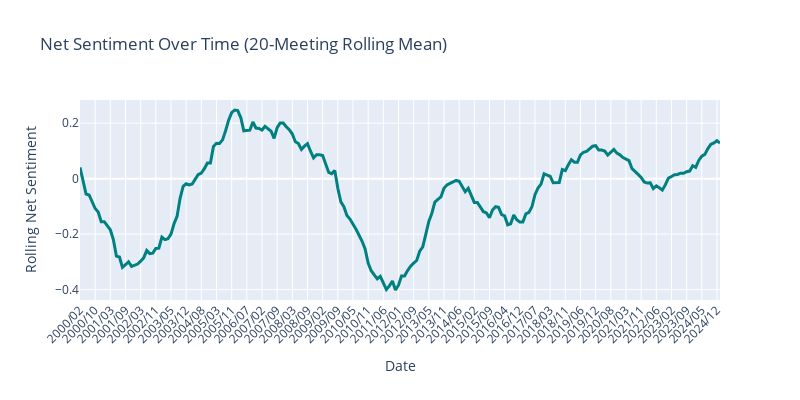

The notebook cell this image was saved under:
### Markdown cell above
I notice that clusters 4 and 6 stand out with distinctly positive net sentiment—cluster 6 is the most upbeat (around +0.18) and cluster 4 follows at about +0.15. Clusters 1 and 3 show only slight positivity (just above zero), suggesting more neutral–optimistic language. In contrast, cluster 5 is the most negative (nearly –0.23), while clusters 2 (around –0.18) and 0 (about –0.11) also lean clearly into caution or concern. Cluster 7 sits just below zero (roughly –0.08), indicating a mild negative tone.

In practical terms, I’d infer that meetings in cluster 6 and cluster 4 occurred in periods when the Committee’s discussion was unusually constructive—perhaps early-2000s recoveries or mid-2020s rebounds—whereas cluster 5 meetings likely coincide with deep downturns like the 2008 crisis or the COVID shock. The mixed or near-zero sentiment of clusters 1, 3, and 7 suggests transitional policy regimes where risks and prospects were more evenly balanced. Understanding these tonal differences helps me link each cluster not just to topic content, but to the Fed’s evolving outlook on the economy.

### Code cell
df_sorted = df.sort_values("Date").copy()
df_sorted["rolling_sent"] = (
    df_sorted["net_sent"]
      .rolling(window=20, center=True, min_periods=1)
      .mean()
)

fig = px.line(
    df_sorted,
    x="Date",
    y="rolling_sent",
    width=800, height=400,
    title="Net Sentiment Over Time (20-Meeting Rolling Mean)",
    labels={"Date":"Date", "rolling_sent":"Rolling Net Sentiment"}
)
fig.update_traces(line=dict(width=3, color="teal"))
fig.update_layout(xaxis_tickangle=-45, margin=dict(b=100))
fig.show()

### Figure 1 — Plotly figure (JSON) as saved in the notebook; plotly's stock layout.template omitted (floating-point values rounded to 4 significant figures; data arrays with more than 128 entries replaced by an {"elided": "..."} marker saying what was removed)
{"data": [{"hovertemplate": "Date=%{x}<br>Rolling Net Sentiment=%{y}<extra></extra>", "legendgroup": "", "line": {"color": "teal", "dash": "solid", "width": 3}, "marker": {"symbol": "circle"}, "mode": "lines", "name": "", "orientation": "v", "showlegend": false, "type": "scatter", "x": {"elided": "272 str values"}, "xaxis": "x", "y": {"elided": "272 float values"}, "yaxis": "y"}], "layout": {"height": 400, "legend": {"tracegroupgap": 0}, "margin": {"b": 100}, "title": {"text": "Net Sentiment Over Time (20-Meeting Rolling Mean)"}, "width": 800, "xaxis": {"anchor": "y", "domain": [0, 1], "tickangle": -45, "title": {"text": "Date"}}, "yaxis": {"anchor": "x", "domain": [0, 1], "title": {"text": "Rolling Net Sentiment"}}}}
